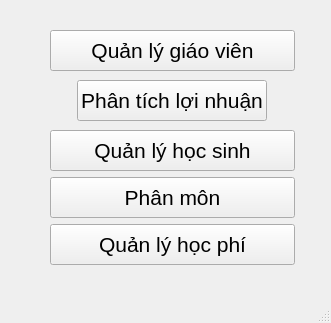
<?xml version="1.0" encoding="UTF-8"?>
<ui version="4.0">
 <class>KV_Main</class>
 <widget class="QMainWindow" name="KV_Main">
  <property name="geometry">
   <rect>
    <x>0</x>
    <y>0</y>
    <width>331</width>
    <height>323</height>
   </rect>
  </property>
  <property name="windowTitle">
   <string>MainWindow</string>
  </property>
  <widget class="QWidget" name="centralwidget">
   <widget class="QWidget" name="">
    <property name="geometry">
     <rect>
      <x>50</x>
      <y>30</y>
      <width>245</width>
      <height>235</height>
     </rect>
    </property>
    <property name="minimumSize">
     <size>
      <width>0</width>
      <height>235</height>
     </size>
    </property>
    <property name="layoutDirection">
     <enum>Qt::LeftToRight</enum>
    </property>
    <property name="autoFillBackground">
     <bool>false</bool>
    </property>
    <layout class="QVBoxLayout" name="verticalLayout">
     <item>
      <widget class="QPushButton" name="btn_QLGV">
       <property name="minimumSize">
        <size>
         <width>0</width>
         <height>41</height>
        </size>
       </property>
       <property name="font">
        <font>
         <family>Arial</family>
         <pointsize>16</pointsize>
        </font>
       </property>
       <property name="layoutDirection">
        <enum>Qt::LeftToRight</enum>
       </property>
       <property name="autoFillBackground">
        <bool>false</bool>
       </property>
       <property name="text">
        <string>Quản lý giáo viên</string>
       </property>
       <property name="autoExclusive">
        <bool>false</bool>
       </property>
      </widget>
     </item>
     <item alignment="Qt::AlignHCenter|Qt::AlignVCenter">
      <widget class="QPushButton" name="btn_PTLN">
       <property name="minimumSize">
        <size>
         <width>0</width>
         <height>41</height>
        </size>
       </property>
       <property name="font">
        <font>
         <family>Arial</family>
         <pointsize>16</pointsize>
        </font>
       </property>
       <property name="layoutDirection">
        <enum>Qt::LeftToRight</enum>
       </property>
       <property name="autoFillBackground">
        <bool>false</bool>
       </property>
       <property name="text">
        <string>Phân tích lợi nhuận</string>
       </property>
       <property name="autoExclusive">
        <bool>false</bool>
       </property>
      </widget>
     </item>
     <item>
      <widget class="QPushButton" name="btn_QLHS">
       <property name="minimumSize">
        <size>
         <width>171</width>
         <height>41</height>
        </size>
       </property>
       <property name="font">
        <font>
         <family>Arial</family>
         <pointsize>16</pointsize>
        </font>
       </property>
       <property name="layoutDirection">
        <enum>Qt::LeftToRight</enum>
       </property>
       <property name="autoFillBackground">
        <bool>false</bool>
       </property>
       <property name="text">
        <string>Quản lý học sinh</string>
       </property>
       <property name="autoExclusive">
        <bool>false</bool>
       </property>
      </widget>
     </item>
     <item>
      <widget class="QPushButton" name="btn_PM">
       <property name="minimumSize">
        <size>
         <width>0</width>
         <height>41</height>
        </size>
       </property>
       <property name="font">
        <font>
         <family>Arial</family>
         <pointsize>16</pointsize>
        </font>
       </property>
       <property name="layoutDirection">
        <enum>Qt::LeftToRight</enum>
       </property>
       <property name="autoFillBackground">
        <bool>false</bool>
       </property>
       <property name="text">
        <string>Phân môn</string>
       </property>
       <property name="autoExclusive">
        <bool>false</bool>
       </property>
      </widget>
     </item>
     <item>
      <widget class="QPushButton" name="btn_QLHP">
       <property name="minimumSize">
        <size>
         <width>0</width>
         <height>41</height>
        </size>
       </property>
       <property name="font">
        <font>
         <family>Arial</family>
         <pointsize>16</pointsize>
        </font>
       </property>
       <property name="layoutDirection">
        <enum>Qt::LeftToRight</enum>
       </property>
       <property name="autoFillBackground">
        <bool>false</bool>
       </property>
       <property name="text">
        <string>Quản lý học phí</string>
       </property>
       <property name="autoExclusive">
        <bool>false</bool>
       </property>
      </widget>
     </item>
    </layout>
   </widget>
  </widget>
  <widget class="QStatusBar" name="statusbar"/>
 </widget>
 <resources/>
 <connections/>
</ui>
